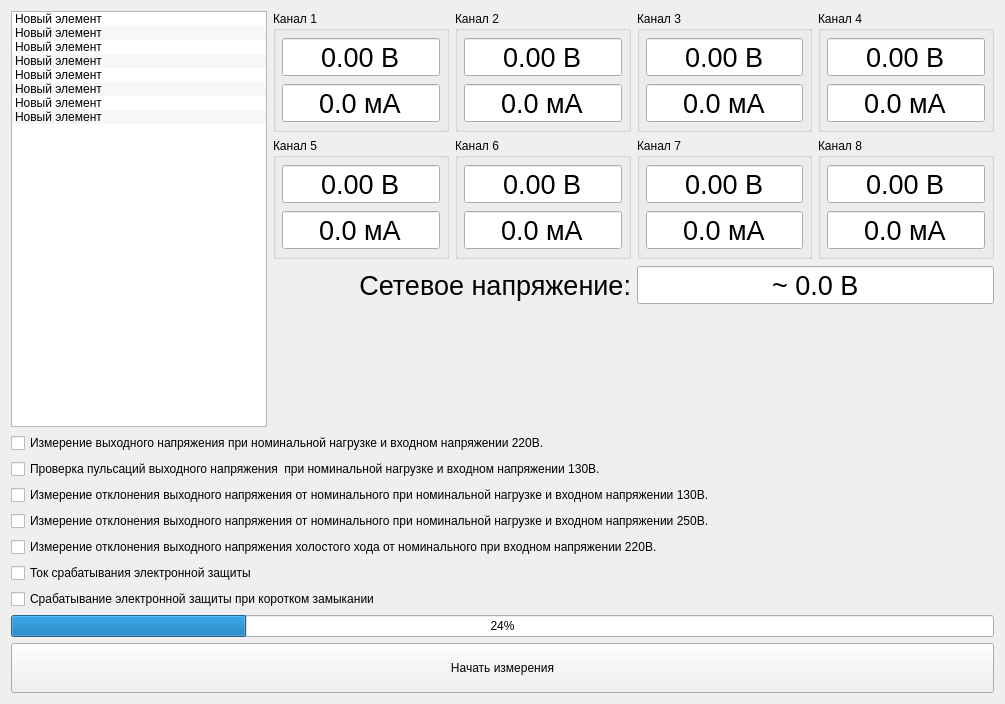
<?xml version="1.0" encoding="UTF-8"?>
<ui version="4.0">
 <class>AutomaticMeasurements</class>
 <widget class="QWidget" name="AutomaticMeasurements">
  <property name="geometry">
   <rect>
    <x>0</x>
    <y>0</y>
    <width>1005</width>
    <height>704</height>
   </rect>
  </property>
  <property name="windowTitle">
   <string>Form</string>
  </property>
  <layout class="QGridLayout" name="gridLayout">
   <item row="5" column="0" colspan="2">
    <widget class="QCheckBox" name="checkBox_4">
     <property name="text">
      <string>Измерение отклонения выходного напряжения от номинального при номинальной нагрузке и входном напряжении 250В.</string>
     </property>
    </widget>
   </item>
   <item row="4" column="0" colspan="2">
    <widget class="QCheckBox" name="checkBox_3">
     <property name="text">
      <string>Измерение отклонения выходного напряжения от номинального при номинальной нагрузке и входном напряжении 130В.</string>
     </property>
    </widget>
   </item>
   <item row="2" column="0" colspan="2">
    <widget class="QCheckBox" name="checkBox_1">
     <property name="text">
      <string>Измерение выходного напряжения при номинальной нагрузке и входном напряжении 220В.</string>
     </property>
    </widget>
   </item>
   <item row="3" column="0" colspan="2">
    <widget class="QCheckBox" name="checkBox_2">
     <property name="text">
      <string>Проверка пульсаций выходного напряжения  при номинальной нагрузке и входном напряжении 130В.</string>
     </property>
    </widget>
   </item>
   <item row="7" column="0">
    <widget class="QCheckBox" name="checkBox_6">
     <property name="text">
      <string>Ток срабатывания электронной защиты</string>
     </property>
    </widget>
   </item>
   <item row="9" column="0" colspan="2">
    <widget class="QProgressBar" name="progressBar">
     <property name="value">
      <number>24</number>
     </property>
    </widget>
   </item>
   <item row="8" column="0" colspan="2">
    <widget class="QCheckBox" name="checkBox_7">
     <property name="text">
      <string>Срабатывание электронной защиты при коротком замыкании</string>
     </property>
    </widget>
   </item>
   <item row="10" column="0" colspan="2">
    <widget class="QPushButton" name="pbStartStop">
     <property name="minimumSize">
      <size>
       <width>0</width>
       <height>50</height>
      </size>
     </property>
     <property name="text">
      <string>Начать измерения</string>
     </property>
     <property name="checkable">
      <bool>true</bool>
     </property>
    </widget>
   </item>
   <item row="6" column="0" colspan="2">
    <widget class="QCheckBox" name="checkBox_5">
     <property name="text">
      <string>Измерение отклонения выходного напряжения холостого хода от номинального при входном напряжении 220В.</string>
     </property>
    </widget>
   </item>
   <item row="0" column="1">
    <widget class="QWidget" name="widget" native="true">
     <property name="sizePolicy">
      <sizepolicy hsizetype="Expanding" vsizetype="Expanding">
       <horstretch>0</horstretch>
       <verstretch>0</verstretch>
      </sizepolicy>
     </property>
     <layout class="QGridLayout" name="gridLayout_2">
      <property name="leftMargin">
       <number>0</number>
      </property>
      <property name="topMargin">
       <number>0</number>
      </property>
      <property name="rightMargin">
       <number>0</number>
      </property>
      <property name="bottomMargin">
       <number>0</number>
      </property>
      <item row="1" column="3">
       <widget class="QGroupBox" name="groupBox_8">
        <property name="title">
         <string>Канал 8</string>
        </property>
        <layout class="QVBoxLayout" name="verticalLayout_6">
         <property name="leftMargin">
          <number>6</number>
         </property>
         <property name="topMargin">
          <number>6</number>
         </property>
         <property name="rightMargin">
          <number>6</number>
         </property>
         <property name="bottomMargin">
          <number>6</number>
         </property>
         <item>
          <widget class="QDoubleSpinBox" name="dsbVoltage_8">
           <property name="font">
            <font>
             <pointsize>20</pointsize>
            </font>
           </property>
           <property name="alignment">
            <set>Qt::AlignCenter</set>
           </property>
           <property name="readOnly">
            <bool>true</bool>
           </property>
           <property name="buttonSymbols">
            <enum>QAbstractSpinBox::NoButtons</enum>
           </property>
           <property name="suffix">
            <string> В</string>
           </property>
           <property name="decimals">
            <number>2</number>
           </property>
           <property name="minimum">
            <double>-5.000000000000000</double>
           </property>
           <property name="maximum">
            <double>50.000000000000000</double>
           </property>
           <property name="singleStep">
            <double>0.000000000000000</double>
           </property>
          </widget>
         </item>
         <item>
          <widget class="QDoubleSpinBox" name="dsbCurrent_8">
           <property name="font">
            <font>
             <pointsize>20</pointsize>
            </font>
           </property>
           <property name="alignment">
            <set>Qt::AlignCenter</set>
           </property>
           <property name="readOnly">
            <bool>true</bool>
           </property>
           <property name="buttonSymbols">
            <enum>QAbstractSpinBox::NoButtons</enum>
           </property>
           <property name="suffix">
            <string> мА</string>
           </property>
           <property name="decimals">
            <number>1</number>
           </property>
           <property name="minimum">
            <double>-10.000000000000000</double>
           </property>
           <property name="maximum">
            <double>5000.000000000000000</double>
           </property>
           <property name="singleStep">
            <double>0.000000000000000</double>
           </property>
          </widget>
         </item>
        </layout>
       </widget>
      </item>
      <item row="1" column="1">
       <widget class="QGroupBox" name="groupBox_6">
        <property name="title">
         <string>Канал 6</string>
        </property>
        <layout class="QVBoxLayout" name="verticalLayout_8">
         <property name="leftMargin">
          <number>6</number>
         </property>
         <property name="topMargin">
          <number>6</number>
         </property>
         <property name="rightMargin">
          <number>6</number>
         </property>
         <property name="bottomMargin">
          <number>6</number>
         </property>
         <item>
          <widget class="QDoubleSpinBox" name="dsbVoltage_6">
           <property name="font">
            <font>
             <pointsize>20</pointsize>
            </font>
           </property>
           <property name="alignment">
            <set>Qt::AlignCenter</set>
           </property>
           <property name="readOnly">
            <bool>true</bool>
           </property>
           <property name="buttonSymbols">
            <enum>QAbstractSpinBox::NoButtons</enum>
           </property>
           <property name="suffix">
            <string> В</string>
           </property>
           <property name="decimals">
            <number>2</number>
           </property>
           <property name="minimum">
            <double>-5.000000000000000</double>
           </property>
           <property name="maximum">
            <double>50.000000000000000</double>
           </property>
           <property name="singleStep">
            <double>0.000000000000000</double>
           </property>
          </widget>
         </item>
         <item>
          <widget class="QDoubleSpinBox" name="dsbCurrent_6">
           <property name="font">
            <font>
             <pointsize>20</pointsize>
            </font>
           </property>
           <property name="alignment">
            <set>Qt::AlignCenter</set>
           </property>
           <property name="readOnly">
            <bool>true</bool>
           </property>
           <property name="buttonSymbols">
            <enum>QAbstractSpinBox::NoButtons</enum>
           </property>
           <property name="suffix">
            <string> мА</string>
           </property>
           <property name="decimals">
            <number>1</number>
           </property>
           <property name="minimum">
            <double>-10.000000000000000</double>
           </property>
           <property name="maximum">
            <double>5000.000000000000000</double>
           </property>
           <property name="singleStep">
            <double>0.000000000000000</double>
           </property>
          </widget>
         </item>
        </layout>
       </widget>
      </item>
      <item row="0" column="0">
       <widget class="QGroupBox" name="groupBox">
        <property name="title">
         <string>Канал 1</string>
        </property>
        <layout class="QVBoxLayout" name="verticalLayout">
         <property name="leftMargin">
          <number>6</number>
         </property>
         <property name="topMargin">
          <number>6</number>
         </property>
         <property name="rightMargin">
          <number>6</number>
         </property>
         <property name="bottomMargin">
          <number>6</number>
         </property>
         <item>
          <widget class="QDoubleSpinBox" name="dsbVoltage_1">
           <property name="font">
            <font>
             <pointsize>20</pointsize>
            </font>
           </property>
           <property name="alignment">
            <set>Qt::AlignCenter</set>
           </property>
           <property name="readOnly">
            <bool>true</bool>
           </property>
           <property name="buttonSymbols">
            <enum>QAbstractSpinBox::NoButtons</enum>
           </property>
           <property name="suffix">
            <string> В</string>
           </property>
           <property name="decimals">
            <number>2</number>
           </property>
           <property name="minimum">
            <double>-5.000000000000000</double>
           </property>
           <property name="maximum">
            <double>50.000000000000000</double>
           </property>
           <property name="singleStep">
            <double>0.000000000000000</double>
           </property>
          </widget>
         </item>
         <item>
          <widget class="QDoubleSpinBox" name="dsbCurrent_1">
           <property name="font">
            <font>
             <pointsize>20</pointsize>
            </font>
           </property>
           <property name="alignment">
            <set>Qt::AlignCenter</set>
           </property>
           <property name="readOnly">
            <bool>true</bool>
           </property>
           <property name="buttonSymbols">
            <enum>QAbstractSpinBox::NoButtons</enum>
           </property>
           <property name="suffix">
            <string> мА</string>
           </property>
           <property name="decimals">
            <number>1</number>
           </property>
           <property name="minimum">
            <double>-10.000000000000000</double>
           </property>
           <property name="maximum">
            <double>5000.000000000000000</double>
           </property>
           <property name="singleStep">
            <double>0.000000000000000</double>
           </property>
          </widget>
         </item>
        </layout>
       </widget>
      </item>
      <item row="0" column="3">
       <widget class="QGroupBox" name="groupBox_4">
        <property name="title">
         <string>Канал 4</string>
        </property>
        <layout class="QVBoxLayout" name="verticalLayout_4">
         <property name="leftMargin">
          <number>6</number>
         </property>
         <property name="topMargin">
          <number>6</number>
         </property>
         <property name="rightMargin">
          <number>6</number>
         </property>
         <property name="bottomMargin">
          <number>6</number>
         </property>
         <item>
          <widget class="QDoubleSpinBox" name="dsbVoltage_4">
           <property name="font">
            <font>
             <pointsize>20</pointsize>
            </font>
           </property>
           <property name="alignment">
            <set>Qt::AlignCenter</set>
           </property>
           <property name="readOnly">
            <bool>true</bool>
           </property>
           <property name="buttonSymbols">
            <enum>QAbstractSpinBox::NoButtons</enum>
           </property>
           <property name="suffix">
            <string> В</string>
           </property>
           <property name="decimals">
            <number>2</number>
           </property>
           <property name="minimum">
            <double>-5.000000000000000</double>
           </property>
           <property name="maximum">
            <double>50.000000000000000</double>
           </property>
           <property name="singleStep">
            <double>0.000000000000000</double>
           </property>
          </widget>
         </item>
         <item>
          <widget class="QDoubleSpinBox" name="dsbCurrent_4">
           <property name="font">
            <font>
             <pointsize>20</pointsize>
            </font>
           </property>
           <property name="alignment">
            <set>Qt::AlignCenter</set>
           </property>
           <property name="readOnly">
            <bool>true</bool>
           </property>
           <property name="buttonSymbols">
            <enum>QAbstractSpinBox::NoButtons</enum>
           </property>
           <property name="suffix">
            <string> мА</string>
           </property>
           <property name="decimals">
            <number>1</number>
           </property>
           <property name="minimum">
            <double>-10.000000000000000</double>
           </property>
           <property name="maximum">
            <double>5000.000000000000000</double>
           </property>
           <property name="singleStep">
            <double>0.000000000000000</double>
           </property>
          </widget>
         </item>
        </layout>
       </widget>
      </item>
      <item row="0" column="2">
       <widget class="QGroupBox" name="groupBox_3">
        <property name="title">
         <string>Канал 3</string>
        </property>
        <layout class="QVBoxLayout" name="verticalLayout_3">
         <property name="leftMargin">
          <number>6</number>
         </property>
         <property name="topMargin">
          <number>6</number>
         </property>
         <property name="rightMargin">
          <number>6</number>
         </property>
         <property name="bottomMargin">
          <number>6</number>
         </property>
         <item>
          <widget class="QDoubleSpinBox" name="dsbVoltage_3">
           <property name="font">
            <font>
             <pointsize>20</pointsize>
            </font>
           </property>
           <property name="alignment">
            <set>Qt::AlignCenter</set>
           </property>
           <property name="readOnly">
            <bool>true</bool>
           </property>
           <property name="buttonSymbols">
            <enum>QAbstractSpinBox::NoButtons</enum>
           </property>
           <property name="suffix">
            <string> В</string>
           </property>
           <property name="decimals">
            <number>2</number>
           </property>
           <property name="minimum">
            <double>-5.000000000000000</double>
           </property>
           <property name="maximum">
            <double>50.000000000000000</double>
           </property>
           <property name="singleStep">
            <double>0.000000000000000</double>
           </property>
          </widget>
         </item>
         <item>
          <widget class="QDoubleSpinBox" name="dsbCurrent_3">
           <property name="font">
            <font>
             <pointsize>20</pointsize>
            </font>
           </property>
           <property name="alignment">
            <set>Qt::AlignCenter</set>
           </property>
           <property name="readOnly">
            <bool>true</bool>
           </property>
           <property name="buttonSymbols">
            <enum>QAbstractSpinBox::NoButtons</enum>
           </property>
           <property name="suffix">
            <string> мА</string>
           </property>
           <property name="decimals">
            <number>1</number>
           </property>
           <property name="minimum">
            <double>-10.000000000000000</double>
           </property>
           <property name="maximum">
            <double>5000.000000000000000</double>
           </property>
           <property name="singleStep">
            <double>0.000000000000000</double>
           </property>
          </widget>
         </item>
        </layout>
       </widget>
      </item>
      <item row="0" column="1">
       <widget class="QGroupBox" name="groupBox_2">
        <property name="title">
         <string>Канал 2</string>
        </property>
        <layout class="QVBoxLayout" name="verticalLayout_2">
         <property name="leftMargin">
          <number>6</number>
         </property>
         <property name="topMargin">
          <number>6</number>
         </property>
         <property name="rightMargin">
          <number>6</number>
         </property>
         <property name="bottomMargin">
          <number>6</number>
         </property>
         <item>
          <widget class="QDoubleSpinBox" name="dsbVoltage_2">
           <property name="font">
            <font>
             <pointsize>20</pointsize>
            </font>
           </property>
           <property name="alignment">
            <set>Qt::AlignCenter</set>
           </property>
           <property name="readOnly">
            <bool>true</bool>
           </property>
           <property name="buttonSymbols">
            <enum>QAbstractSpinBox::NoButtons</enum>
           </property>
           <property name="suffix">
            <string> В</string>
           </property>
           <property name="decimals">
            <number>2</number>
           </property>
           <property name="minimum">
            <double>-5.000000000000000</double>
           </property>
           <property name="maximum">
            <double>50.000000000000000</double>
           </property>
           <property name="singleStep">
            <double>0.000000000000000</double>
           </property>
          </widget>
         </item>
         <item>
          <widget class="QDoubleSpinBox" name="dsbCurrent_2">
           <property name="font">
            <font>
             <pointsize>20</pointsize>
            </font>
           </property>
           <property name="alignment">
            <set>Qt::AlignCenter</set>
           </property>
           <property name="readOnly">
            <bool>true</bool>
           </property>
           <property name="buttonSymbols">
            <enum>QAbstractSpinBox::NoButtons</enum>
           </property>
           <property name="suffix">
            <string> мА</string>
           </property>
           <property name="decimals">
            <number>1</number>
           </property>
           <property name="minimum">
            <double>-10.000000000000000</double>
           </property>
           <property name="maximum">
            <double>5000.000000000000000</double>
           </property>
           <property name="singleStep">
            <double>0.000000000000000</double>
           </property>
          </widget>
         </item>
        </layout>
       </widget>
      </item>
      <item row="1" column="2">
       <widget class="QGroupBox" name="groupBox_7">
        <property name="title">
         <string>Канал 7</string>
        </property>
        <layout class="QVBoxLayout" name="verticalLayout_7">
         <property name="leftMargin">
          <number>6</number>
         </property>
         <property name="topMargin">
          <number>6</number>
         </property>
         <property name="rightMargin">
          <number>6</number>
         </property>
         <property name="bottomMargin">
          <number>6</number>
         </property>
         <item>
          <widget class="QDoubleSpinBox" name="dsbVoltage_7">
           <property name="font">
            <font>
             <pointsize>20</pointsize>
            </font>
           </property>
           <property name="alignment">
            <set>Qt::AlignCenter</set>
           </property>
           <property name="readOnly">
            <bool>true</bool>
           </property>
           <property name="buttonSymbols">
            <enum>QAbstractSpinBox::NoButtons</enum>
           </property>
           <property name="suffix">
            <string> В</string>
           </property>
           <property name="decimals">
            <number>2</number>
           </property>
           <property name="minimum">
            <double>-5.000000000000000</double>
           </property>
           <property name="maximum">
            <double>50.000000000000000</double>
           </property>
           <property name="singleStep">
            <double>0.000000000000000</double>
           </property>
          </widget>
         </item>
         <item>
          <widget class="QDoubleSpinBox" name="dsbCurrent_7">
           <property name="font">
            <font>
             <pointsize>20</pointsize>
            </font>
           </property>
           <property name="alignment">
            <set>Qt::AlignCenter</set>
           </property>
           <property name="readOnly">
            <bool>true</bool>
           </property>
           <property name="buttonSymbols">
            <enum>QAbstractSpinBox::NoButtons</enum>
           </property>
           <property name="suffix">
            <string> мА</string>
           </property>
           <property name="decimals">
            <number>1</number>
           </property>
           <property name="minimum">
            <double>-10.000000000000000</double>
           </property>
           <property name="maximum">
            <double>5000.000000000000000</double>
           </property>
           <property name="singleStep">
            <double>0.000000000000000</double>
           </property>
          </widget>
         </item>
        </layout>
       </widget>
      </item>
      <item row="1" column="0">
       <widget class="QGroupBox" name="groupBox_5">
        <property name="title">
         <string>Канал 5</string>
        </property>
        <layout class="QVBoxLayout" name="verticalLayout_5">
         <property name="leftMargin">
          <number>6</number>
         </property>
         <property name="topMargin">
          <number>6</number>
         </property>
         <property name="rightMargin">
          <number>6</number>
         </property>
         <property name="bottomMargin">
          <number>6</number>
         </property>
         <item>
          <widget class="QDoubleSpinBox" name="dsbVoltage_5">
           <property name="font">
            <font>
             <pointsize>20</pointsize>
            </font>
           </property>
           <property name="alignment">
            <set>Qt::AlignCenter</set>
           </property>
           <property name="readOnly">
            <bool>true</bool>
           </property>
           <property name="buttonSymbols">
            <enum>QAbstractSpinBox::NoButtons</enum>
           </property>
           <property name="suffix">
            <string> В</string>
           </property>
           <property name="decimals">
            <number>2</number>
           </property>
           <property name="minimum">
            <double>-5.000000000000000</double>
           </property>
           <property name="maximum">
            <double>50.000000000000000</double>
           </property>
           <property name="singleStep">
            <double>0.000000000000000</double>
           </property>
          </widget>
         </item>
         <item>
          <widget class="QDoubleSpinBox" name="dsbCurrent_5">
           <property name="font">
            <font>
             <pointsize>20</pointsize>
            </font>
           </property>
           <property name="alignment">
            <set>Qt::AlignCenter</set>
           </property>
           <property name="readOnly">
            <bool>true</bool>
           </property>
           <property name="buttonSymbols">
            <enum>QAbstractSpinBox::NoButtons</enum>
           </property>
           <property name="suffix">
            <string> мА</string>
           </property>
           <property name="decimals">
            <number>1</number>
           </property>
           <property name="minimum">
            <double>-10.000000000000000</double>
           </property>
           <property name="maximum">
            <double>5000.000000000000000</double>
           </property>
           <property name="singleStep">
            <double>0.000000000000000</double>
           </property>
          </widget>
         </item>
        </layout>
       </widget>
      </item>
      <item row="2" column="0" colspan="2">
       <widget class="QLabel" name="label_9">
        <property name="font">
         <font>
          <pointsize>20</pointsize>
         </font>
        </property>
        <property name="text">
         <string>Сетевое напряжение:</string>
        </property>
        <property name="alignment">
         <set>Qt::AlignRight|Qt::AlignTrailing|Qt::AlignVCenter</set>
        </property>
       </widget>
      </item>
      <item row="2" column="2" colspan="2">
       <widget class="QDoubleSpinBox" name="dsbVoltageRms">
        <property name="font">
         <font>
          <pointsize>20</pointsize>
         </font>
        </property>
        <property name="alignment">
         <set>Qt::AlignCenter</set>
        </property>
        <property name="readOnly">
         <bool>true</bool>
        </property>
        <property name="buttonSymbols">
         <enum>QAbstractSpinBox::NoButtons</enum>
        </property>
        <property name="prefix">
         <string>~ </string>
        </property>
        <property name="suffix">
         <string> В</string>
        </property>
        <property name="decimals">
         <number>1</number>
        </property>
        <property name="maximum">
         <double>500.000000000000000</double>
        </property>
       </widget>
      </item>
      <item row="5" column="0" colspan="4">
       <spacer name="verticalSpacer">
        <property name="orientation">
         <enum>Qt::Vertical</enum>
        </property>
        <property name="sizeHint" stdset="0">
         <size>
          <width>20</width>
          <height>40</height>
         </size>
        </property>
       </spacer>
      </item>
     </layout>
    </widget>
   </item>
   <item row="0" column="0">
    <widget class="QListWidget" name="listWidget">
     <property name="sizePolicy">
      <sizepolicy hsizetype="Minimum" vsizetype="Expanding">
       <horstretch>0</horstretch>
       <verstretch>0</verstretch>
      </sizepolicy>
     </property>
     <property name="alternatingRowColors">
      <bool>true</bool>
     </property>
     <property name="viewMode">
      <enum>QListView::ListMode</enum>
     </property>
     <property name="selectionRectVisible">
      <bool>false</bool>
     </property>
     <item>
      <property name="text">
       <string>Новый элемент</string>
      </property>
     </item>
     <item>
      <property name="text">
       <string>Новый элемент</string>
      </property>
     </item>
     <item>
      <property name="text">
       <string>Новый элемент</string>
      </property>
     </item>
     <item>
      <property name="text">
       <string>Новый элемент</string>
      </property>
     </item>
     <item>
      <property name="text">
       <string>Новый элемент</string>
      </property>
     </item>
     <item>
      <property name="text">
       <string>Новый элемент</string>
      </property>
     </item>
     <item>
      <property name="text">
       <string>Новый элемент</string>
      </property>
     </item>
     <item>
      <property name="text">
       <string>Новый элемент</string>
      </property>
     </item>
    </widget>
   </item>
  </layout>
 </widget>
 <resources/>
 <connections/>
</ui>
